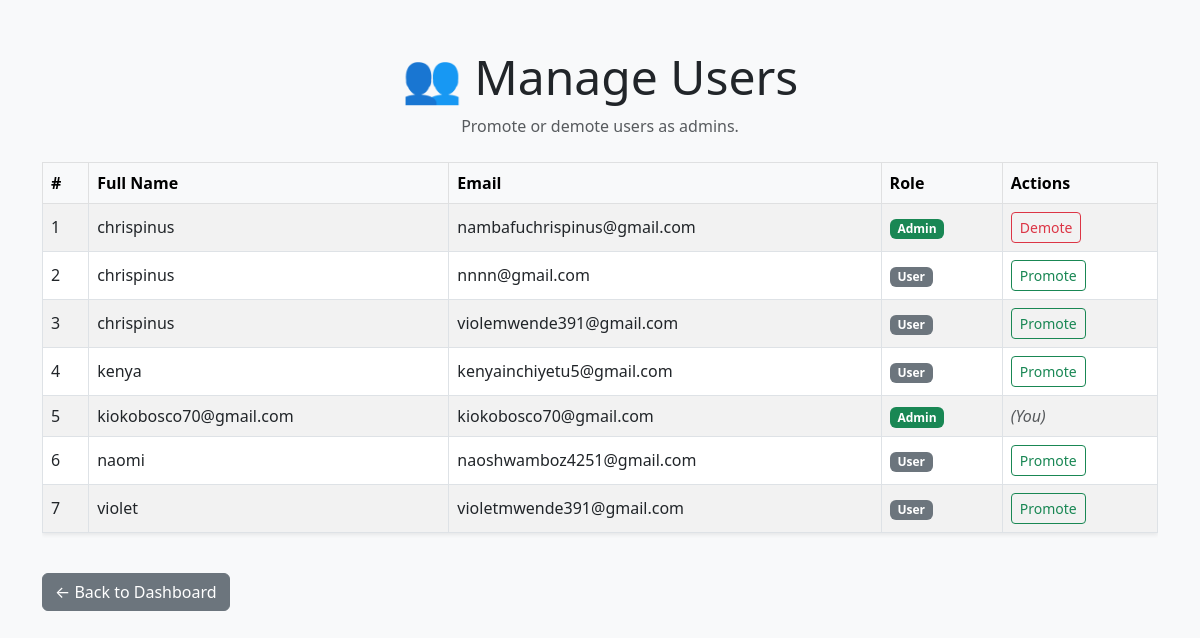
The app's page /admin/users (signed in) with its own data.
### app/models/user.py (models this page shows, shortened)
class User(UserMixin, db.Model):  # ✅ Inherit UserMixin for Flask-Login support
    id = db.Column(db.Integer, primary_key=True)
    email = db.Column(db.String(120), unique=True, nullable=False)
    full_name = db.Column(db.String(120), nullable=False)
    password_hash = db.Column(db.String(128), nullable=False)
    is_admin = db.Column(db.Boolean, default=False)

### app/routes/admin_routes.py (the view)
@admin_bp.route('/admin/users')
@login_required
def manage_users():
    if not current_user.is_admin:
        flash("Access denied. Admins only.", "danger")
        return redirect(url_for('auth.dashboard'))
    users = User.query.order_by(User.full_name).all()
    return render_template('admin/manage_users.html', users=users)

### app/scheduler/scheduler.py (called while the page is built)
def start_scheduler(app):
    with app.app_context():
        scheduler.add_job(
            func=lambda: auto_approve_submitted_applications(app),
            trigger='interval',
            hours=1,
            id='auto_approval_job',  # optional job id for reference
            replace_existing=True    # replace job if it already exists
        )
        if not scheduler.running:
            scheduler.start()
            current_app.logger.info("Scheduler started - auto-approval job scheduled every hour")
        @app.teardown_appcontext
        def shutdown_scheduler(exception=None):
            if scheduler.running:
                scheduler.shutdown(wait=False)
                current_app.logger.info("Scheduler shut down on app context teardown")

### app/templates/admin/manage_users.html (shortened to what this page needs)
<!DOCTYPE html>
<html lang="en">
<head>
    <link href="https://cdn.jsdelivr.net/npm/bootstrap@5.3.0/dist/css/bootstrap.min.css" rel="stylesheet">
</head>
<body class="bg-light">
<div class="container my-5">
    <div class="text-center mb-4">
        <h1 class="display-5">👥 Manage Users</h1>
        <p class="text-muted">Promote or demote users as admins.</p>
    </div>
    <div class="table-responsive">
        <table class="table table-bordered table-striped align-middle shadow-sm">
            <thead class="table-light">
                <tr>
                    <th scope="col">#</th>
                    <th scope="col">Full Name</th>
                    <th scope="col">Email</th>
                    <th scope="col">Role</th>
                    <th scope="col">Actions</th>
                </tr>
            </thead>
            <tbody>
                {% for user in users %}
                    <tr>
                        <td>{{ loop.index }}</td>
                        <td>{{ user.full_name }}</td>
                        <td>{{ user.email }}</td>
                        <td>
                            {% if user.is_admin %}
                                <span class="badge bg-success">Admin</span>
                            {% else %}
                                <span class="badge bg-secondary">User</span>
                            {% endif %}
                        </td>
                        <td>
                            {% if user.is_admin %}
                                {% if user.id != current_user.id %}
                                    <a href="{{ url_for('admin_bp.demote_user', user_id=user.id) }}" class="btn btn-sm btn-outline-danger">Demote</a>
                                {% else %}
                                    <span class="text-muted fst-italic">(You)</span>
                                {% endif %}
                            {% else %}
                                <a href="{{ url_for('admin_bp.promote_user', user_id=user.id) }}" class="btn btn-sm btn-outline-success">Promote</a>
                            {% endif %}
                        </td>
                    </tr>
                {% endfor %}
            </tbody>
        </table>
    </div>
    <div class="mt-4">
        <a href="{{ url_for('admin_bp.admin_dashboard') }}" class="btn btn-secondary">← Back to Dashboard</a>
    </div>
</div>
</body>
</html>

### records on screen
User: full_name "chrispinus", email "nambafuchrispinus@gmail.com", is_admin "Admin"
User: full_name "chrispinus", email "nnnn@gmail.com", is_admin "User"
User: full_name "chrispinus", email "violemwende391@gmail.com", is_admin "User"
User: full_name "kenya", email "kenyainchiyetu5@gmail.com", is_admin "User"
User: full_name "kiokobosco70@gmail.com", email "kiokobosco70@gmail.com", is_admin "Admin"
User: full_name "naomi", email "naoshwamboz4251@gmail.com", is_admin "User"
User: full_name "violet", email "violetmwende391@gmail.com", is_admin "User"
